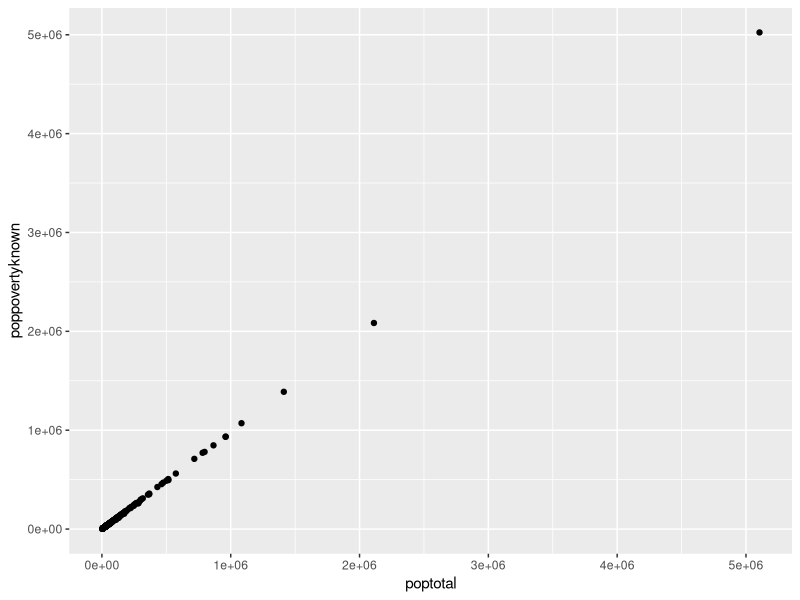
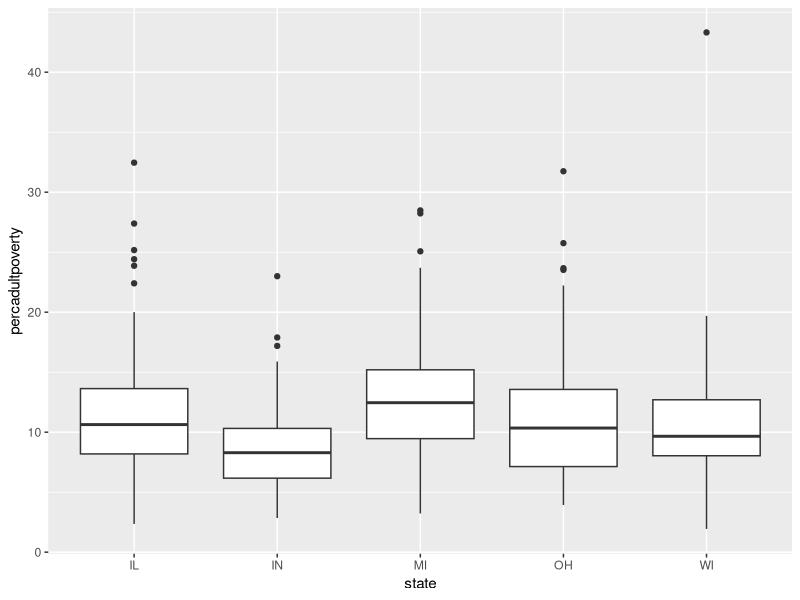
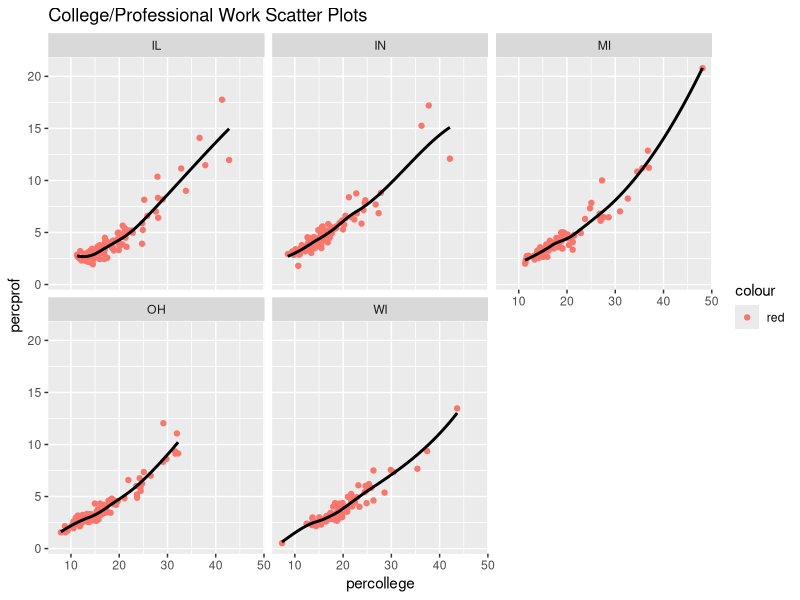
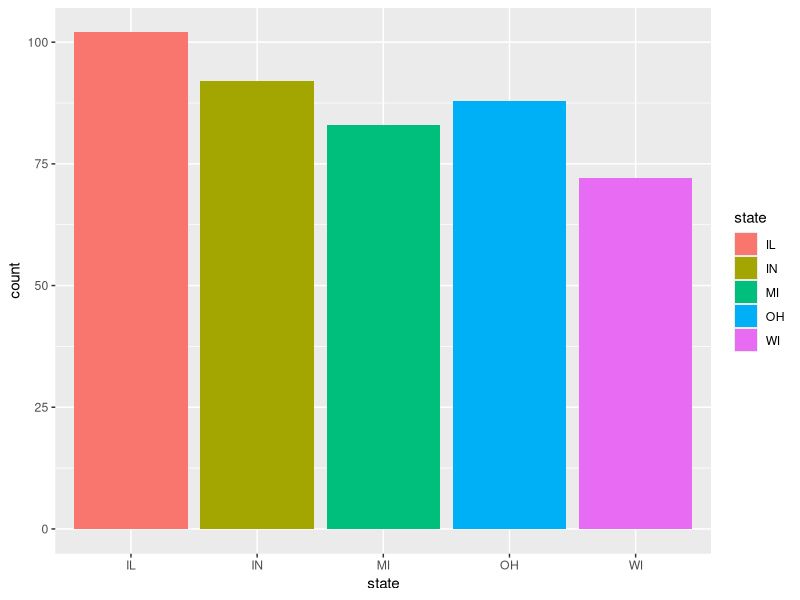
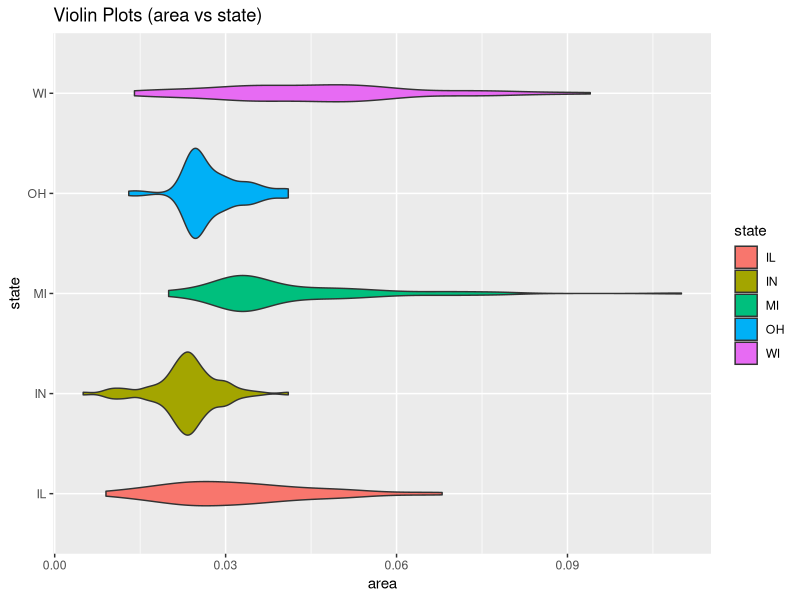

The R script that drew these images, in order:
## ---- chunk 1
knitr::opts_chunk$set(echo = TRUE)
library(tidyverse)
library(dplyr)
library(ggplot2) 
data(midwest)
#view(midwest)
## ---- chunk 2
#piping
midwest %>%
  filter(state == "OH") %>%
  print()

# assignment
midwestOH <- filter(midwest, state == "OH")
midwestOH
## ---- chunk 3
midwest %>%
  filter(state == "IN", popwhite > 50000, popwhite < 90000) %>%
  print(n = 10)
## ---- chunk 4
midwest %>%
  select("state", "county", poptotal, popamerindian, percamerindan) %>%
  filter(state == "IN") %>%
  arrange(desc(popamerindian)) %>%
  print(n = 20)
## ---- chunk 5
midwest %>%
  select("state", "county", poppovertyknown, percprof) %>%
  filter(state == "MI", poppovertyknown > 10000, percprof > 10) %>%
  print()
## ---- chunk 6
#mean poverty percentage
# midwest %>%
#   select(state, percbelowpoverty) %>%
#   group_by(state) %>%
#   summarize(MeanPovPerc = mean(percbelowpoverty , na.rm = TRUE))

#mean poverty population
midwest %>%
  select(state, poppovertyknown) %>%
  group_by(state) %>%
  summarize(MeanPovPopl = mean(poppovertyknown , na.rm = TRUE))
## ---- chunk 7
ggplot(data = midwest) +
  geom_point(mapping = aes(x = poptotal, y = poppovertyknown))
## ---- chunk 8
ggplot(data = midwest) +
  geom_boxplot(mapping = aes(x = state, y = percadultpoverty))
## ---- chunk 9
ggplot(mapping = aes(x = percollege, y = percprof, color = "red"), data = midwest) +
  geom_point() +
  geom_smooth(se = FALSE, color = "black") +
  facet_wrap(~state) +
  ggtitle("College/Professional Work Scatter Plots")
## ---- chunk 10
ggplot(data = midwest) +
  geom_bar(mapping = aes(x = state, fill = state))
## ---- chunk 11
#Assign values for r and h
r <- 5
h <- 10

V <- function(r)
{
  (pi * r^2)
}

V(r)

A <- function(r,h)
{
  2*(pi*r*h + V(r))
}
A(r,h)
## ---- chunk 12
midwest %>%
  mutate(midwest, 
         Ratio = popadults/poptotal, 
         Percent = Ratio*100, 
         state = recode(state, "WI" = "Wisconsin")) %>%
  select("state", "county", poptotal, popadults, Ratio, Percent) %>%
  filter(state == "Wisconsin") %>%
  print(n = 25)
## ---- chunk 13
ggplot(data = midwest) +
  geom_violin(mapping = aes(y = state, x = area, fill = state)) +
  ggtitle("Violin Plots (area vs state)")
